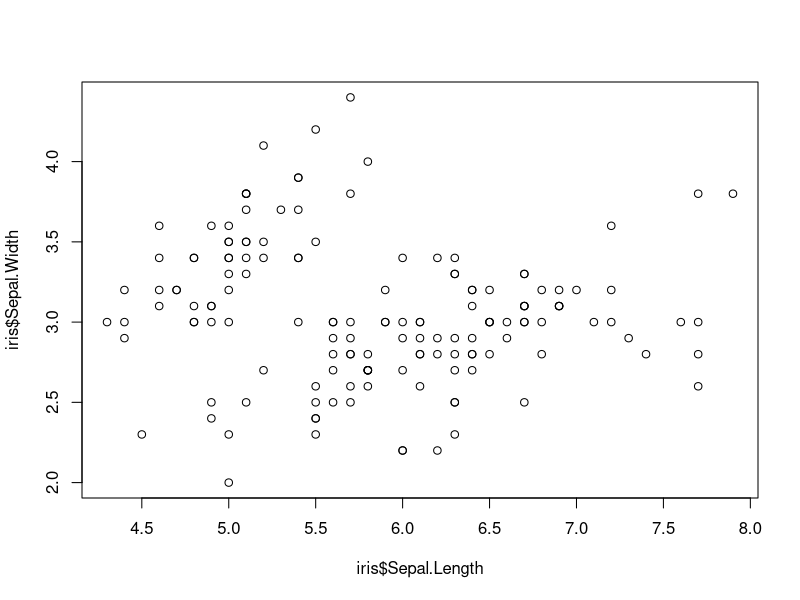
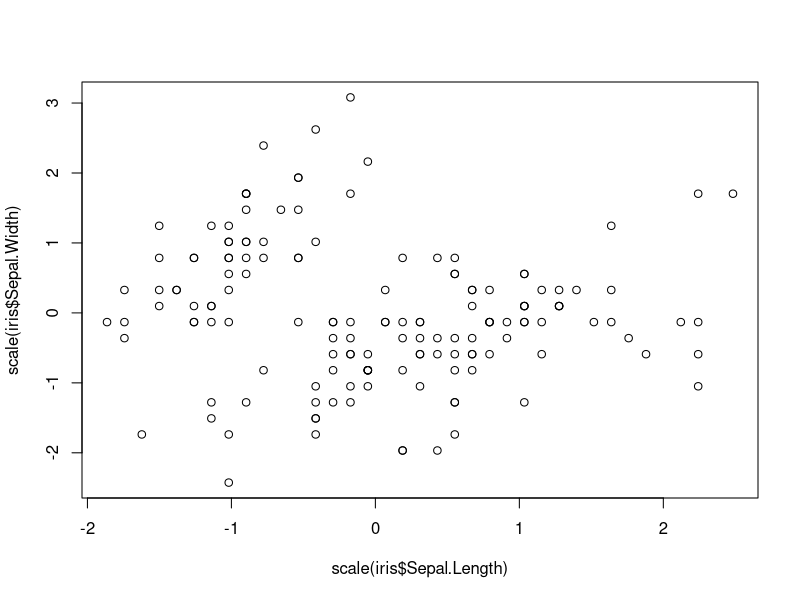
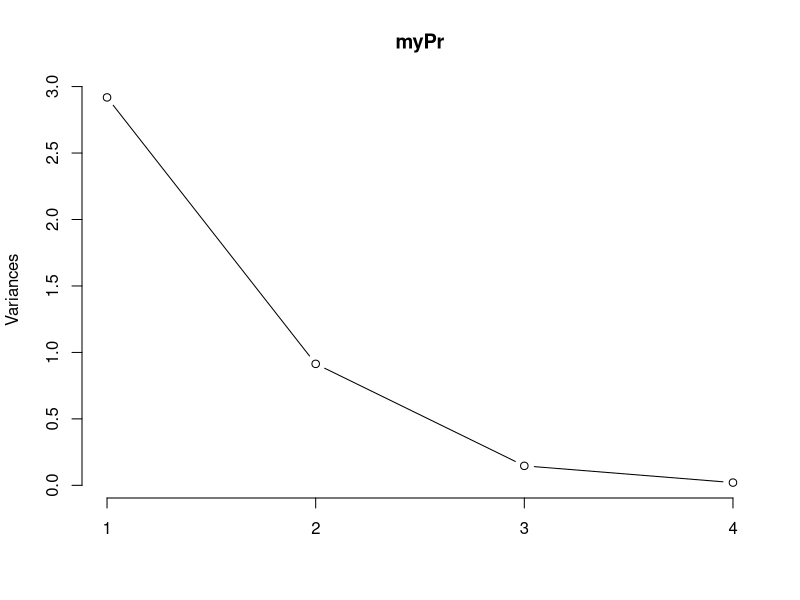
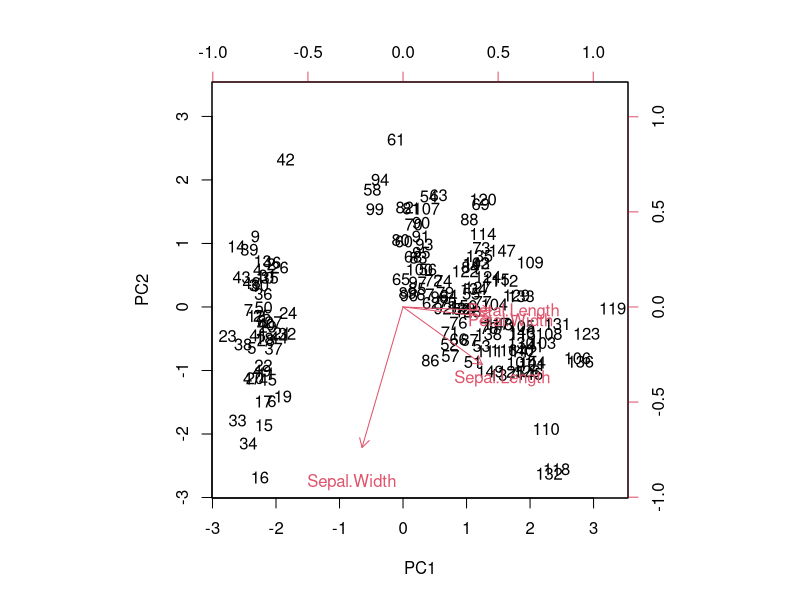
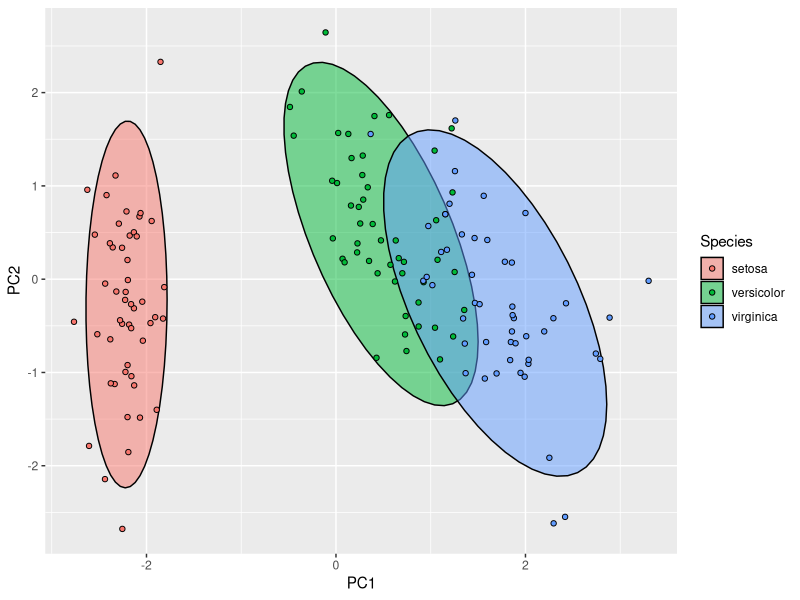
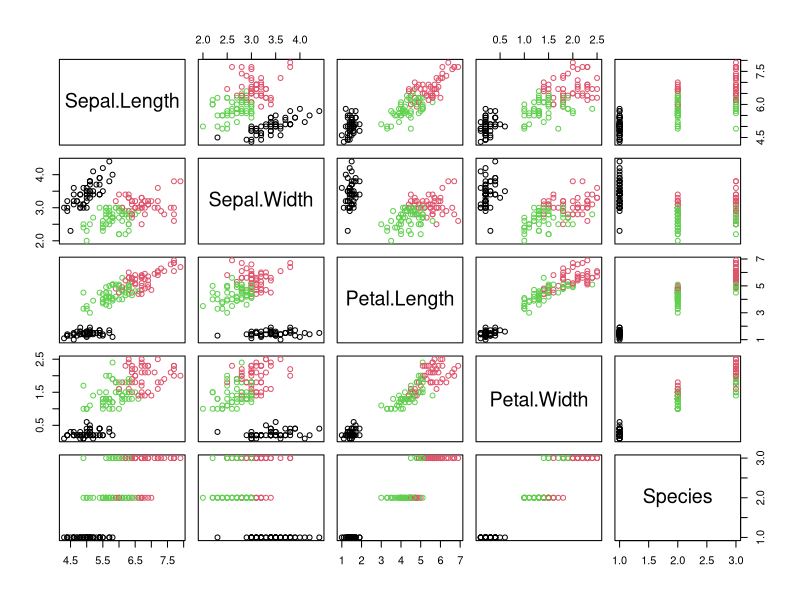
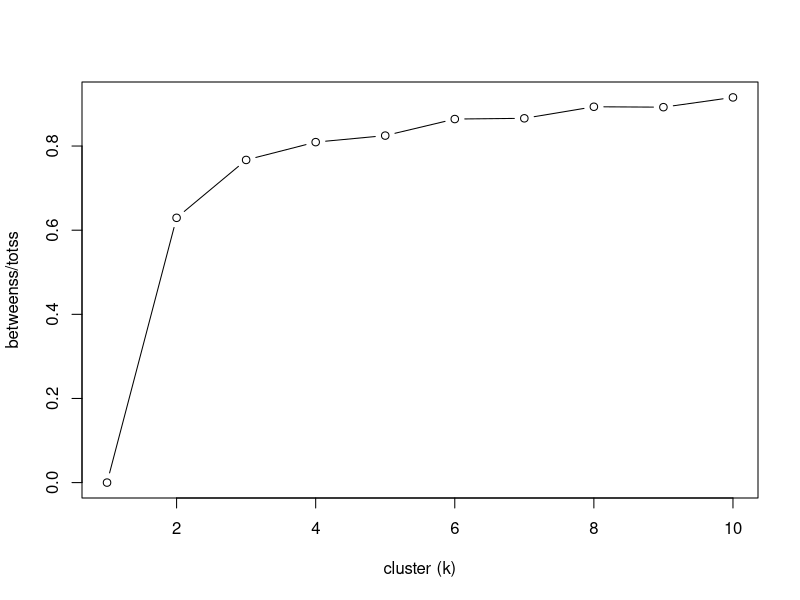
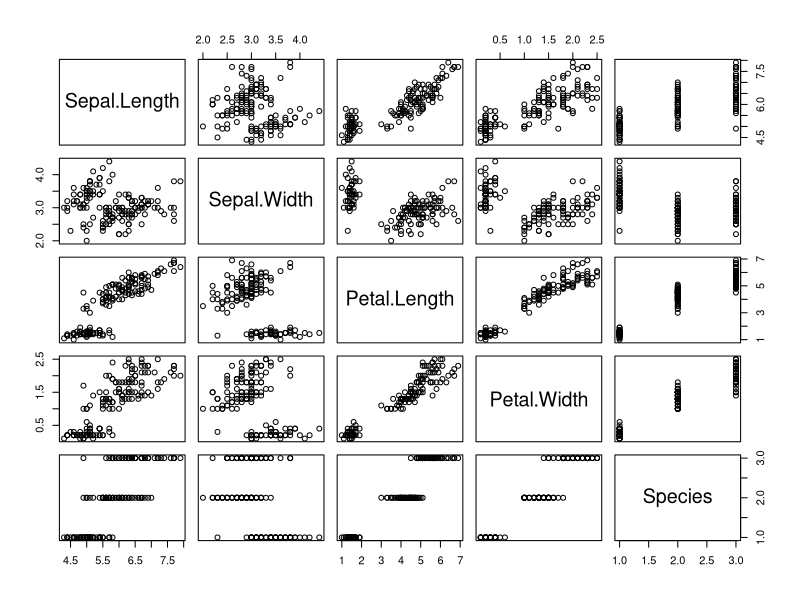

These charts were generated, in order, by the following R code:
#Hefin Rhys youtube tutorial

#PCA tutorial 

setwd("/Users/Katie/Desktop/R Programming - Coursera")
getwd()

library(ggplot2)

data(iris)
head(iris)
summary(iris)

#PCA can only accept continuous variables
#scaling is really important when variables are measured on different scales
myPr <- prcomp(iris[,-5], scale = TRUE)
myPr

plot(iris$Sepal.Length, iris$Sepal.Width)
plot(scale(iris$Sepal.Length), scale(iris$Sepal.Width))

#usually get one fewer components than variables entered
summary(myPr)

#percent of variance in the data explained by that component 
#1 and 2 explains 95% of the variability 
#1 explains 73% etc

#scree plot (sp?) shows variance(square of standard deviation) for each component
plot(myPr, type ="l")

#biplot, which includes eigenvectors for each variable
biplot(myPr, scale = 0)

#extract PCA output (item x in the list)
str(myPr)

#only get first 2 components
iris2 <- cbind(iris, myPr$x[,1:2])

#plot with stat ellipse which shows 95% confidence interval
ggplot(iris2, aes(x=PC1, y = PC2, color = Species, fill=Species)) + 
  stat_ellipse(geom = "polygon", col = "black", alpha = 0.5) +
  geom_point(shape = 21, color = "black")

#correlations between original variables and principle components 
cor(iris[,1:4], iris2[,6:7])

##### Clustering Analysis Tutorial (kmeans, hierarchical, density, models) 

#scale the data (get z scores, everything centered around mean of 0 and standard deviations away)
irisScaled <- scale(iris[,-5])

#######kmeans - k is a hyperparameter that is user specified
fitK <- kmeans(irisScaled, 3) #3 species
fitK

#look at within cluster sum of squares by cluster, the percent is an indicator
#of how much variability in the data is explained by assigning clusters
plot(iris, col=fitK$cluster)

#choosing K
k <- list()
for(i in 1:10){
  k[[i]] <- kmeans(irisScaled, i)
}

k

ss <- list()
for(i in 1:10) {
  ss[[i]] <- k[[i]]$betweenss/k[[i]]$totss
}

#usually where there is a shoulder in the data you should pick that number.
#for this data hard to decide between 2 and 3 clusters
plot(1:10, ss, type = "b", ylab = "betweenss/totss", xlab = "cluster (k)")

#look at how the clusters match clusters you can see in the data already
#could pick 2 or 3 clusters from this as well
for(i in 1:4){
  plot(iris, col = k[[i]]$cluster)
}

###### Hierarchical clustering

#starts by putting each point in it's own cluster, then merges clusters
#gives information about how clusters are similar to each other

#need to supply a distance matrix, which is the distance of every point to every other point

d <- dist(irisScaled)

#usually need to try different algorithms, ward.D2 pre-selected dunno why though
fitH <- hclust(d, "ward.D2")
plot(fitH)
rect.hclust(fitH, k = 3, border = "red")

clusters <- cutree(fitH, k = 3)
clusters
plot(iris, col = clusters)

####### model-based clustering 
#this package looks at many models and uses maximizing BIC to select model type and number of clusters
install.packages("mclust")
library(mclust)

fitM <- Mclust(irisScaled)
fitM
plot(fitM)
#select plots in the console - see BIC to see how the model was chosen

####### density based clustering 
install.packages("dbscan")
library(dbscan)

#"A point p is a core point if at least minPts points are within distance ε 
#(ε is the maximum radius of the neighborhood from p) of it (including p). 
#Those points are said to be directly reachable from p." - wikipedia, DBSCAN

#minpts often the number of dimensions (variables) in data + 1

#work out input for eps parameter with kNNdist - look for knee / elbow in data
#look for more directions on choosing these parameters in dbscan info
kNNdistplot(irisScaled, k=3)
abline(h= 0.7, col = "red", lty = 2)

fitD <- dbscan(irisScaled, eps = 0.7 , minPts = 5)
fitD
#noise points here are the points which do not fit in either cluster
plot(iris, col = fitD$cluster)

#as the number of dimensions increases, the number of observations needed
#to distinguish clusters grows exponentially. Therefore it is often recommended 
#to perform a dimension reduction technique such as principle component analysis
#first and then use the results of that to perform the clustering analysis

#recommneded to run several clustering algorithms and then decide which 
#best captures patterns in the data
